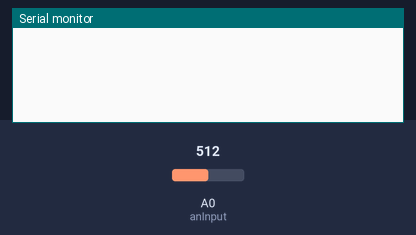
A sketch run on a simulated Arduino Uno, built with avr-gcc and run on an emulated ATmega328P. Parts: the last lines printed to the serial monitor. The inputs (shaded band) are chosen by the test bench; at power-on: A0 (anInput) = 512.

Above: at 1.2 s.
1.3 s: A0 (anInput) set to 716
At 3.1 s:
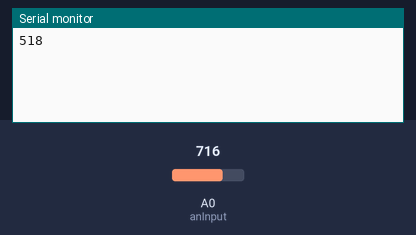
4.3 s: A0 (anInput) set to 900
At 6.5 s:
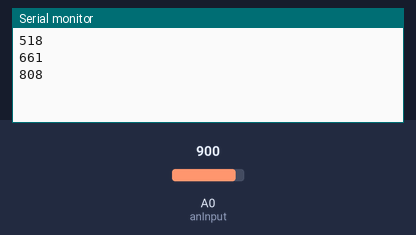
Timing chart, 0 to 8.0 s (numbered marks = the images above; inputs shaded):
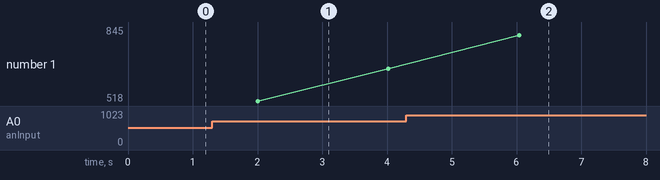

Measured:
- after the input at 1.3 s, the serial monitor: prints a new line after 0.70 s (image 1)
- after the input at 4.3 s, the serial monitor: prints a new line after 1.7 s (image 2)
- plotted number 1: 661 → 845 after the input at 4.3 s

The sketch:

co2.ino
```cpp
#define anInput     A0                        //analog feed from MQ135
#define co2Zero     55                        //calibrated CO2 0 level
//int t = 1;
void setup()
{
  pinMode(anInput,INPUT);                     //MQ135 analog feed set for input
  Serial.begin(9600);                         //serial comms for debuging
}

void loop()
{

  int co2now[10];                               //int array for co2 readings
  int co2raw = 0;                               //int for raw value of co2
  int co2ppm = 0;                               //int for calculated ppm
  int s = 0;                                  //int for averaging


  for (int i = 0; i < 10; i++)  //sample co2 10x over 2 seconds
  {
    co2now[i]=analogRead(A0);
    delay(200);
  }

  for (int i = 0; i < 10; i++)  //add samples together
  {
    s += co2now[i];
  }

  co2raw = s/10;                            //divide samples by 10
  co2ppm = co2raw - co2Zero;                 //get calculated ppm


  Serial.println(co2ppm);  // prints the value read


  delay(20);


}
```
